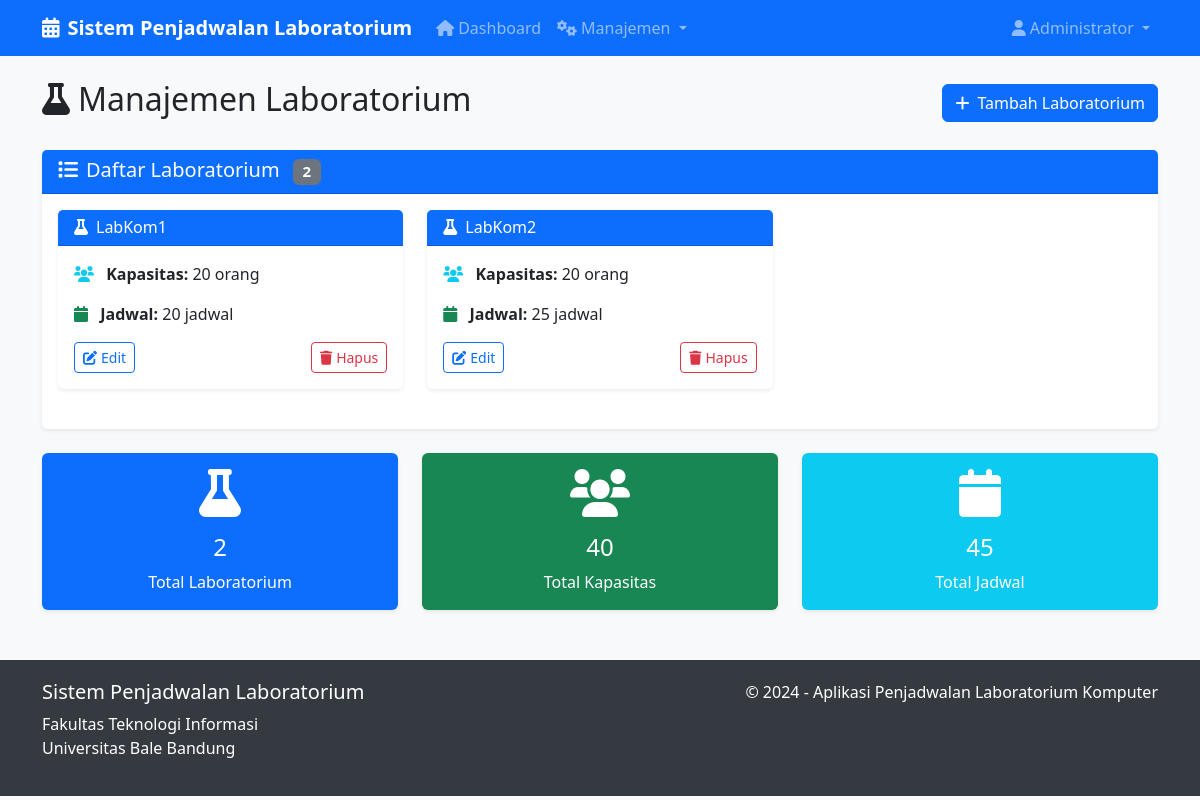
/labs (signed in), run on an earlier commit of the app's database.
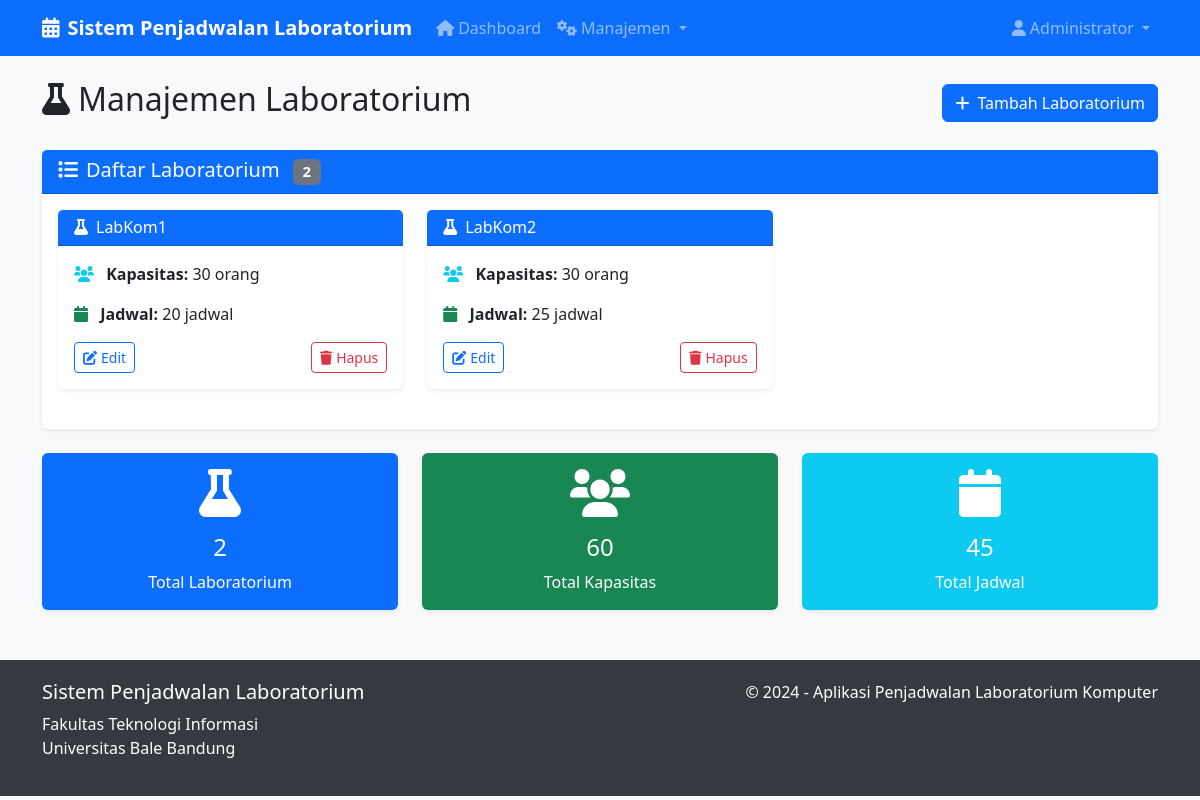
And on a later commit of the database.
### app.py (models this page shows)
class Lab(db.Model):
    id = db.Column(db.Integer, primary_key=True)
    lab_name = db.Column(db.String(50), nullable=False)
    capacity = db.Column(db.Integer, nullable=False)
    schedules = db.relationship('Schedule', backref='laboratory', lazy=True)

### app.py (the view)
@app.route('/labs')
@role_required('admin', 'staff')
def labs():
    labs = Lab.query.all()
    return render_template('labs.html', labs=labs)

### app.py (called while the page is built)
def role_required(*roles):
    def decorator(f):
        from functools import wraps
        @wraps(f)
        def decorated_function(*args, **kwargs):
            if 'user_id' not in session:
                flash('Silakan login terlebih dahulu', 'danger')
                return redirect(url_for('login'))
            user = User.query.get(session['user_id'])
            if user.role not in roles:
                flash('Anda tidak memiliki akses ke halaman ini', 'danger')
                return redirect(url_for('dashboard'))
            return f(*args, **kwargs)
        return decorated_function
    return decorator

### templates/labs.html (shortened to what this page needs)
{% extends "base.html" %}
{% block content %}
<div class="row">
    <div class="col-12">
        <div class="d-flex justify-content-between align-items-center mb-4">
            <h2><i class="fas fa-flask me-2"></i>Manajemen Laboratorium</h2>
            <a href="{{ url_for('add_lab') }}" class="btn btn-primary">
                <i class="fas fa-plus me-2"></i>Tambah Laboratorium
            </a>
        </div>
    </div>
</div>
<div class="row">
    <div class="col-12">
        <div class="card">
            <div class="card-header">
                <h5 class="mb-0">
                    <i class="fas fa-list me-2"></i>Daftar Laboratorium
                    <span class="badge bg-secondary ms-2">{{ labs|length }}</span>
                </h5>
            </div>
            <div class="card-body">
                {% if labs %}
                    <div class="row">
                        {% for lab in labs %}
                        <div class="col-md-6 col-lg-4 mb-4">
                            <div class="card h-100">
                                <div class="card-header bg-primary text-white">
                                    <h6 class="mb-0">
                                        <i class="fas fa-flask me-2"></i>{{ lab.lab_name }}
                                    </h6>
                                </div>
                                <div class="card-body">
                                    <div class="mb-3">
                                        <i class="fas fa-users me-2 text-info"></i>
                                        <strong>Kapasitas:</strong> {{ lab.capacity }} orang
                                    </div>
                                    <div class="mb-3">
                                        {% set schedule_count = lab.schedules|length %}
                                        <i class="fas fa-calendar me-2 text-success"></i>
                                        <strong>Jadwal:</strong> {{ schedule_count }} jadwal
                                    </div>
                                    <div class="d-flex justify-content-between">
                                        <a href="{{ url_for('edit_lab', id=lab.id) }}" class="btn btn-sm btn-outline-primary">
                                            <i class="fas fa-edit me-1"></i>Edit
                                        </a>
                                        <a href="{{ url_for('delete_lab', id=lab.id) }}"
                                           class="btn btn-sm btn-outline-danger"
                                           onclick="return confirm('Apakah Anda yakin ingin menghapus laboratorium {{ lab.lab_name }}?')">
                                            <i class="fas fa-trash me-1"></i>Hapus
                                        </a>
                                    </div>
                                </div>
                            </div>
                        </div>
                        {% endfor %}
                    </div>
                {% endif %}
            </div>
        </div>
    </div>
</div>
{% if labs %}
<div class="row mt-4">
    <div class="col-md-4">
        <div class="card bg-primary text-white">
            <div class="card-body text-center">
                <i class="fas fa-flask fa-3x mb-3"></i>
                <h4>{{ labs|length }}</h4>
                <p class="mb-0">Total Laboratorium</p>
            </div>
        </div>
    </div>
    <div class="col-md-4">
        <div class="card bg-success text-white">
            <div class="card-body text-center">
                <i class="fas fa-users fa-3x mb-3"></i>
                <h4>{{ labs|sum(attribute='capacity') }}</h4>
                <p class="mb-0">Total Kapasitas</p>
            </div>
        </div>
    </div>
    <div class="col-md-4">
        <div class="card bg-info text-white">
            <div class="card-body text-center">
                <i class="fas fa-calendar fa-3x mb-3"></i>
                <h4>{{ labs|map(attribute='schedules')|map('length')|sum }}</h4>
                <p class="mb-0">Total Jadwal</p>
            </div>
        </div>
    </div>
</div>
{% endif %}
{% endblock %}

What changed in the data, as far as the page shows it:
changed Lab "LabKom1": capacity "20" → "30"
changed Lab "LabKom2": capacity "20" → "30"
Also different on the page:
{{ labs|sum(attribute='capacity') }}: "40" → "60"
